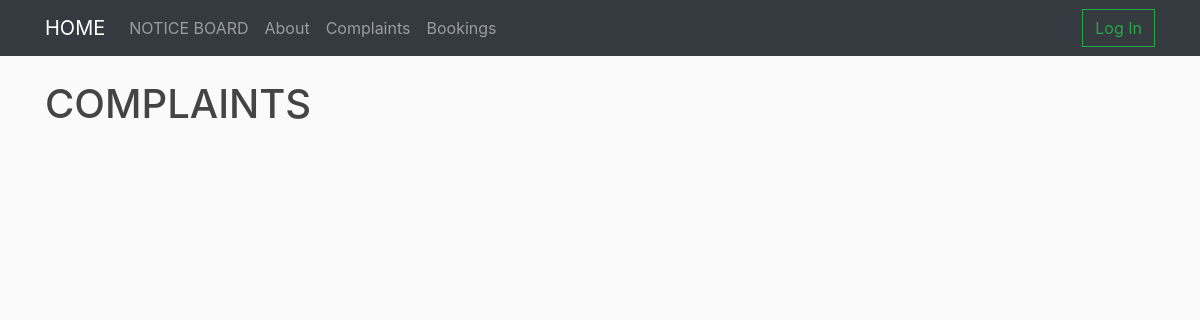
Before: /complaints-admin/ with the older database file.
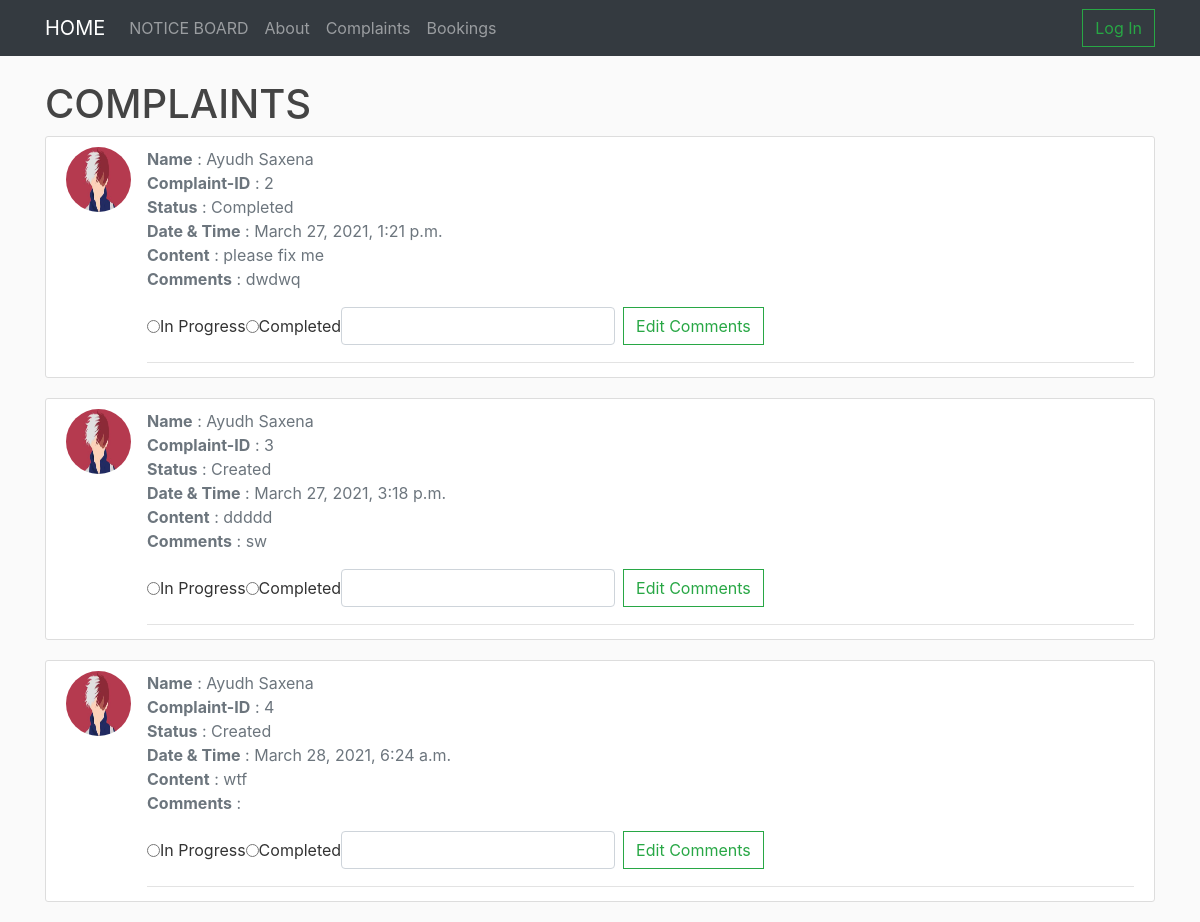
After: the same page with the newer database file.
### complaints/models.py (models this page shows, shortened)
class Complaints(models.Model) :
	CREATED = 'CRE'
	IN_PROGRESS = 'PRG'
	COMPLETED = 'CMP'
	status_choices = [
		(CREATED, 'Created'),
		(IN_PROGRESS, 'In Progress'),
		(COMPLETED, 'Completed')
	]
	complaint_id = models.AutoField(primary_key = True)
	user_id = models.ForeignKey(Resident,on_delete = models.CASCADE)
	status = models.CharField(max_length = 3,choices = status_choices, default = CREATED)
	content = models.TextField(max_length = 200)
	date = models.DateTimeField(auto_now_add = True)
	comments = models.TextField(max_length = 200)

### complaints/views.py (the view, shortened to what this page needs)
# urls.py: path('complaints-admin/', views.admin_complaint_view.as_view(), name='admin-complaint'),
class admin_complaint_view(generic.ListView) :
	model = Complaints
	template_name = 'complaints/complaints_admin.html'
	def get_context_data(self, **kwargs):
	    context = super().get_context_data(**kwargs)
	    context['user_id'] = self.request.user.id
	    image_url_list = []
	    full_name_list = []
	    complaints_list = self.model.objects.all()
	    for c in complaints_list :
	    	resident = Resident.objects.get(user__exact = c.user_id)
	    	full_name = resident.user.first_name + " " + resident.user.last_name
	    	full_name_list.append(full_name)
	    	image_url_list.append(resident.image.url)
	    context['values'] = zip(full_name_list, image_url_list, complaints_list)
	    return context

### complaints/templates/complaints/complaints_admin.html (shortened to what this page needs)
{% extends 'base.html' %}
{% load static %}
{% block content %}
<!DOCTYPE html>
<html>
  <head>
  	<link rel="stylesheet">
  </head>
  <body>
    <h1>COMPLAINTS</h1>
        {% for name, image_url, complaint in values %}
        <article class="media content-section">
        <img class = "rounded-circle article-img"src = "{{ image_url }}">
        <div class="media-body">
          <div class="article-metadata">
            <medium class="text-muted"><b>Name</b> : {{ name }}</br></medium>
            <medium class="text-muted"><b>Complaint-ID</b> : {{ complaint.complaint_id }}</br></medium>
            <medium class="text-muted"><b>Status</b> : {{ complaint.get_status_display }}</br></medium>
            <medium class="text-muted"><b>Date & Time</b> : {{ complaint.date }}</br></medium>
            <medium class="text-muted"><b>Content</b> : {{ complaint.content }}</br></medium>
            <medium class="text-muted"><b>Comments</b> : {{ complaint.comments }}</br></medium>
            <form class="form-inline my-2 my-lg-3" method = "post" action="{% url 'complaints:admin-complaint' %}">
             <input type="radio" id="progress" name="status" value="PRG">
            <label for="progress">In Progress</label><br>
            <input type="radio" id="completed" name="status" value="CMP">
            <label for="completed">Completed</label><br>
            <input class="form-control mr-sm-2" type="comments" placeholder="" aria-label="comments" name="comments">
            <button class="btn btn-outline-success my-2 my-sm-0" type="submit">Edit Comments</button>
        </form>
          </div>
        </div>
        </article>
      {% endfor %}
  </body>
</html>
{% endblock %}

Changed rows visible on the page:
added Complaints: name "Ayudh Saxena", complaint_id "2", status "Completed", date "March 27, 2021, 1:21 p.m.", content "please fix me", comments "dwdwq"
added Complaints: name "Ayudh Saxena", complaint_id "3", status "Created", date "March 27, 2021, 3:18 p.m.", content "ddddd", comments "sw"
added Complaints: name "Ayudh Saxena", complaint_id "4", status "Created", date "March 28, 2021, 6:24 a.m.", content "wtf"
